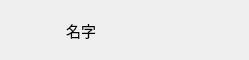
<?xml version="1.0" encoding="UTF-8"?>
<ui version="4.0">
 <class>FriendRequestWidget</class>
 <widget class="QWidget" name="FriendRequestWidget">
  <property name="geometry">
   <rect>
    <x>0</x>
    <y>0</y>
    <width>249</width>
    <height>60</height>
   </rect>
  </property>
  <property name="minimumSize">
   <size>
    <width>249</width>
    <height>60</height>
   </size>
  </property>
  <property name="maximumSize">
   <size>
    <width>249</width>
    <height>60</height>
   </size>
  </property>
  <property name="windowTitle">
   <string>Form</string>
  </property>
  <layout class="QHBoxLayout" name="horizontalLayout_2">
   <item>
    <widget class="QLabel" name="head_icon_label">
     <property name="minimumSize">
      <size>
       <width>40</width>
       <height>40</height>
      </size>
     </property>
     <property name="maximumSize">
      <size>
       <width>40</width>
       <height>40</height>
      </size>
     </property>
     <property name="text">
      <string/>
     </property>
    </widget>
   </item>
   <item>
    <widget class="QWidget" name="name_widget" native="true">
     <property name="minimumSize">
      <size>
       <width>0</width>
       <height>25</height>
      </size>
     </property>
     <layout class="QHBoxLayout" name="horizontalLayout">
      <property name="spacing">
       <number>0</number>
      </property>
      <property name="leftMargin">
       <number>9</number>
      </property>
      <property name="topMargin">
       <number>0</number>
      </property>
      <property name="rightMargin">
       <number>0</number>
      </property>
      <property name="bottomMargin">
       <number>0</number>
      </property>
      <item>
       <widget class="QLabel" name="name_label">
        <property name="font">
         <font>
          <pointsize>11</pointsize>
          <bold>false</bold>
         </font>
        </property>
        <property name="text">
         <string>名字</string>
        </property>
       </widget>
      </item>
      <item>
       <widget class="QLabel" name="sex_label">
        <property name="minimumSize">
         <size>
          <width>25</width>
          <height>25</height>
         </size>
        </property>
        <property name="maximumSize">
         <size>
          <width>25</width>
          <height>25</height>
         </size>
        </property>
        <property name="text">
         <string/>
        </property>
       </widget>
      </item>
      <item>
       <spacer name="horizontalSpacer">
        <property name="orientation">
         <enum>Qt::Horizontal</enum>
        </property>
        <property name="sizeHint" stdset="0">
         <size>
          <width>40</width>
          <height>20</height>
         </size>
        </property>
       </spacer>
      </item>
     </layout>
    </widget>
   </item>
  </layout>
 </widget>
 <resources/>
 <connections/>
</ui>
